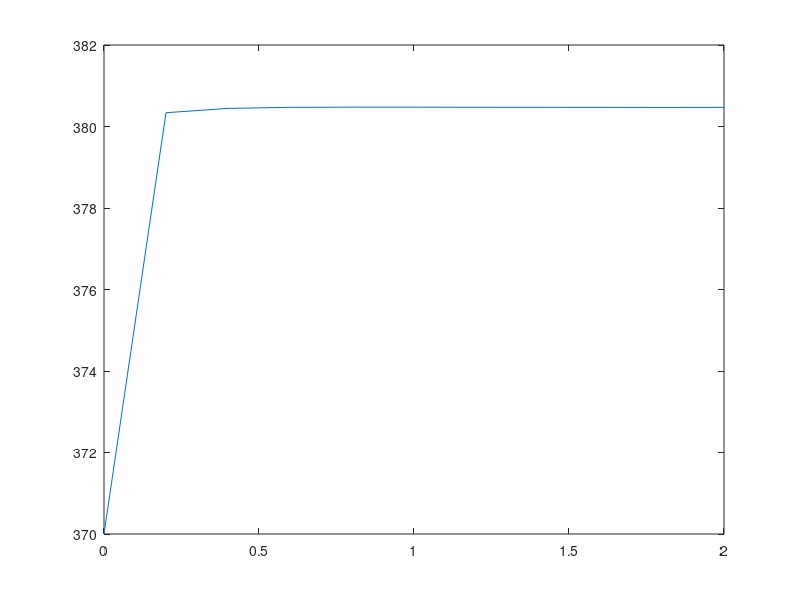

This figure's MATLAB source:
function x0_6_11 = plot_6_11()
%Load data
load('Temp_6_11.mat');

%Initialize steps and dimensions
length = 6;
height = 11;
dim_length = 1;
dim_height = 2;

%Distance per step
dx = dim_length/(length - 1);
dy = dim_height/(height - 1);

%Initialize array for plot
x0_6_11 = zeros(height,2);

for lv1 = 1 : height
    if lv1 == 1
        x0_6_11(lv1,1) = Temp(lv1,:);
        x0_6_11(lv1,2) = dy*(lv1 - 1);
    else
        new_lv = lv1 + length;
        x0_6_11(lv1,1) = Temp(new_lv,:);
        x0_6_11(lv1,2) = dy*(lv1 - 1);
    end
end
plot(x0_6_11(:,2),x0_6_11(:,1))
end
